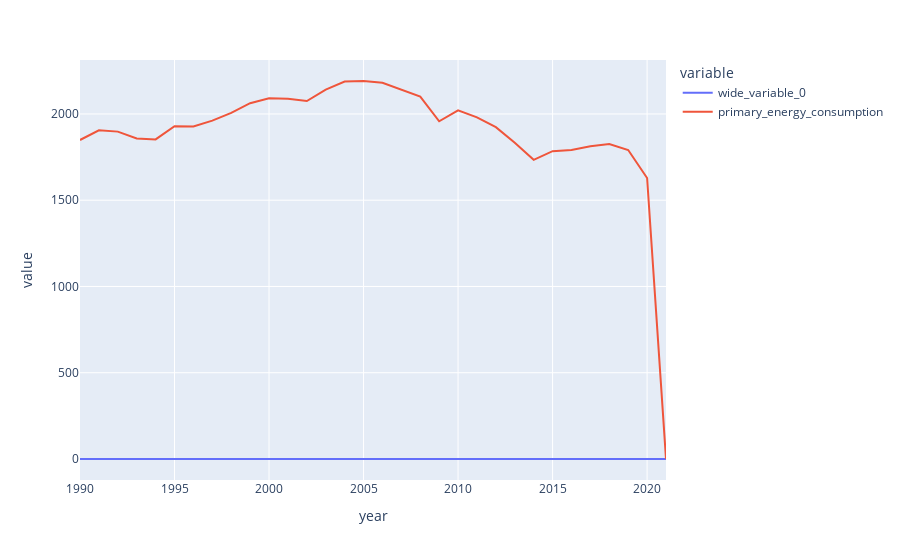

The notebook cell saved with this chart:
### Code cell
plx.line(Italy, x=Italy["year"],y=[minmaxnormalize(Italy["population"].diff(1).fillna(0)),
minmaxnormalize(Italy["primary_energy_consumption"])])

### Figure 1 — Plotly figure (JSON) as saved in the notebook; plotly's stock layout.template omitted (floating-point values rounded to 4 significant figures)
{"data": [{"hovertemplate": "variable=wide_variable_0<br>year=%{x}<br>value=%{y}<extra></extra>", "legendgroup": "wide_variable_0", "line": {"color": "#636efa", "dash": "solid"}, "marker": {"symbol": "circle"}, "mode": "lines", "name": "wide_variable_0", "orientation": "v", "showlegend": true, "type": "scatter", "x": [1990, 1991, 1992, 1993, 1994, 1995, 1996, 1997, 1998, 1999, 2000, 2001, 2002, 2003, 2004, 2005, 2006, 2007, 2008, 2009, 2010, 2011, 2012, 2013, 2014, 2015, 2016, 2017, 2018, 2019, 2020, 2021], "xaxis": "x", "y": [0.2963, 0.3694, 0.4011, 0.3922, 0.3255, 0.2245, 0.09611, 0, 0.00132, 0.1365, 0.3633, 0.6317, 0.8598, 0.9968, 1, 0.9064, 0.7755, 0.6726, 0.6158, 0.6327, 0.6989, 0.78, 0.8287, 0.8231, 0.7414, 0.6059, 0.4513, 0.3158, 0.2112, 0.1547, 0.1345, 0.1233], "yaxis": "y"}, {"hovertemplate": "variable=primary_energy_consumption<br>year=%{x}<br>value=%{y}<extra></extra>", "legendgroup": "primary_energy_consumption", "line": {"color": "#EF553B", "dash": "solid"}, "marker": {"symbol": "circle"}, "mode": "lines", "name": "primary_energy_consumption", "orientation": "v", "showlegend": true, "type": "scatter", "x": [1990, 1991, 1992, 1993, 1994, 1995, 1996, 1997, 1998, 1999, 2000, 2001, 2002, 2003, 2004, 2005, 2006, 2007, 2008, 2009, 2010, 2011, 2012, 2013, 2014, 2015, 2016, 2017, 2018, 2019, 2020, 2021], "xaxis": "x", "y": [1849.0, 1905.0, 1898.0, 1857.0, 1853.0, 1929.0, 1928.0, 1961.0, 2007.0, 2062.0, 2090.0, 2088.0, 2075.0, 2141.0, 2187.0, 2191.0, 2180.0, 2139.0, 2100.0, 1958.0, 2020.0, 1980.0, 1924.0, 1833.0, 1734.0, 1784.0, 1790.0, 1812.0, 1825.0, 1791.0, 1629.0, 0], "yaxis": "y"}], "layout": {"legend": {"title": {"text": "variable"}, "tracegroupgap": 0}, "margin": {"t": 60}, "xaxis": {"anchor": "y", "domain": [0, 1], "title": {"text": "year"}}, "yaxis": {"anchor": "x", "domain": [0, 1], "title": {"text": "value"}}}}
